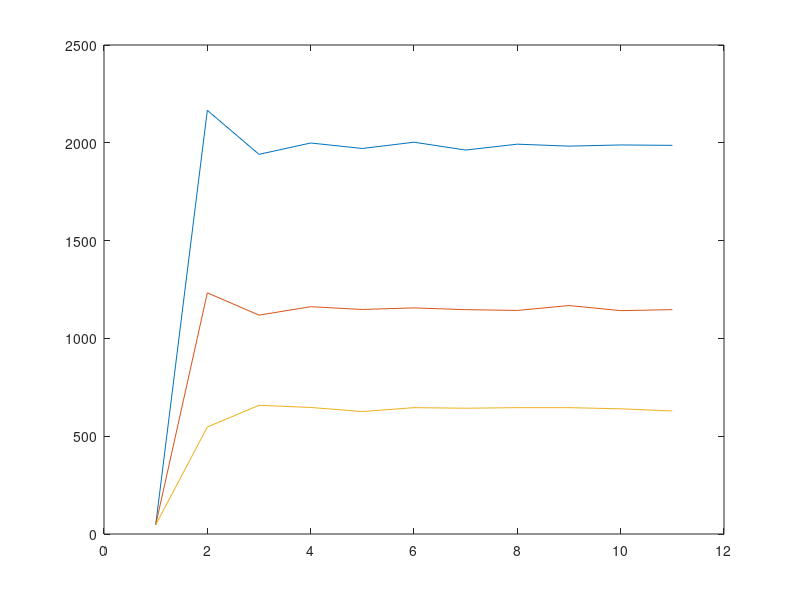

The MATLAB source for this figure:
x=[46;2166;1941;1999;1971;2003;1963;1993;1983;1989;1987];
x1=[46;1233;1119;1162;1148;1156;1147;1143;1168;1142;1147];
x2=[46;547;658;647;626;646;643;646;646;640;629];

y=1:11;


plot(y,x);
hold on
plot(y,x1);
plot(y,x2);